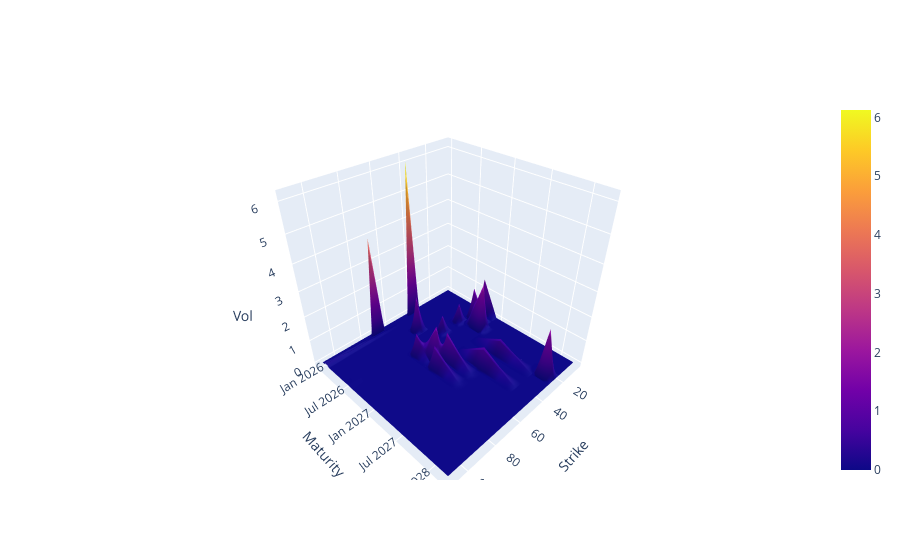

Write notebook code for a chart like this one.
### Code cell
#Trim to minimum common strikes across maturities
min_len = min(len(v) for v in market_surface.values())

strikes_common = sorted(list(set(k for v in market_surface.values() for k in v.keys())))
strikes_common = strikes_common[:min_len]   # first min_len 

maturities = list(market_surface.keys())

Z = np.zeros((len(maturities), min_len))
for i,m in enumerate(maturities):
    sorted_strikes = sorted(market_surface[m].keys())[:min_len]
    for j,s in enumerate(sorted_strikes):
        Z[i,j] = market_surface[m][s]

X, Y = np.meshgrid(strikes_common, maturities)

fig = go.Figure(data=[go.Surface(x=X, y=Y, z=Z)])
fig.update_layout(scene=dict(
    xaxis_title="Strike",
    yaxis_title="Maturity",
    zaxis_title="Vol"))
fig.show()

### Figure 1 — Plotly figure (JSON) as saved in the notebook; plotly's stock layout.template omitted (floating-point values rounded to 4 significant figures; data arrays with more than 128 entries replaced by an {"elided": "..."} marker saying what was removed)
{"data": [{"type": "surface", "x": {"elided": "20x22 float values"}, "y": {"elided": "20x22 str values"}, "z": {"elided": "20x22 float values"}}], "layout": {"scene": {"xaxis": {"title": {"text": "Strike"}}, "yaxis": {"title": {"text": "Maturity"}}, "zaxis": {"title": {"text": "Vol"}}}}}
